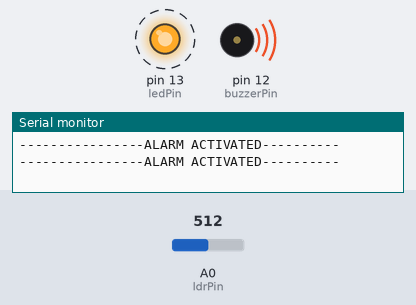
The sketch below on a simulated Arduino Uno, built with avr-gcc and run on an emulated ATmega328P. Shown: output pins drawn as LEDs (lit = HIGH), buzzer (waves = sounding), the last lines printed to the serial monitor. Dashed ring = blinking. Inputs (shaded band) come from the test bench; at power-on: A0 (ldrPin) = 512.

Above: at 1.4 s.
1.5 s: A0 (ldrPin) set to 414
4.7 s: A0 (ldrPin) set to 387
At 5.1 s:
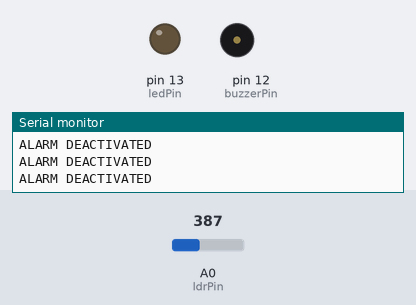
6.7 s: A0 (ldrPin) set to 410
At 7.1 s:
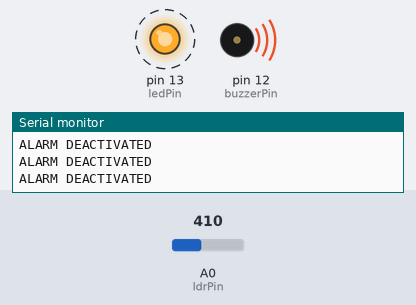
Timing chart, 0 to 15.9 s (numbered marks = the images above; inputs shaded):
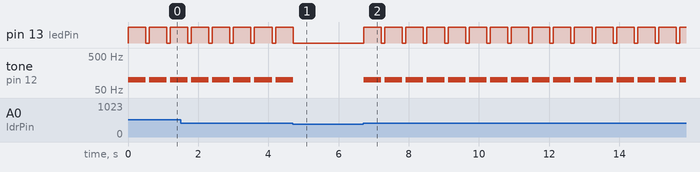

The sketch:

photoresistor_ldr_.ino
```cpp
const int ledPin=13;
const int buzzerPin=12;
const int ldrPin=A0;

void setup() {
  // put your setup code here, to run once:
Serial.begin(9600);
pinMode(ledPin,OUTPUT);
pinMode(buzzerPin,OUTPUT);
pinMode(ldrPin,INPUT);
}

void loop() {
  // put your main code here, to run repeatedly:
int ldrstatus=analogRead(ldrPin);//read the state of ldr value


 if(ldrstatus>=400){
  tone(buzzerPin,100);
  digitalWrite(ledPin,HIGH);

  delay(500);

  noTone(buzzerPin);
  digitalWrite(ledPin,LOW);
  delay(100);

  Serial.println("----------------ALARM ACTIVATED----------");
 }
 else{

  noTone(buzzerPin);
digitalWrite(ledPin,LOW);


  Serial.println("ALARM DEACTIVATED");
 }
}
```

Measured:
- the behaviour switches between 400 and 399 on A0 (ldrPin) (found by bisection; images 0 and 1)
- after the input at 4.7 s, pin 13 (ledPin): goes on until 4.7 s, then stays LOW; tone on pin 12 (buzzerPin): goes on until 4.7 s, then stays silent
- after the input at 6.7 s, pin 13 (ledPin): alternates HIGH for 0.50 s and LOW for 0.10 s, starting at once; tone on pin 12 (buzzerPin): alternates 100 Hz for 0.50 s and silent for 0.10 s, starting at once
- by itself, pin 13 (ledPin): alternates HIGH for 0.50 s and LOW for 0.10 s
- by itself, tone on pin 12 (buzzerPin): alternates 100 Hz for 0.50 s and silent for 0.10 s
